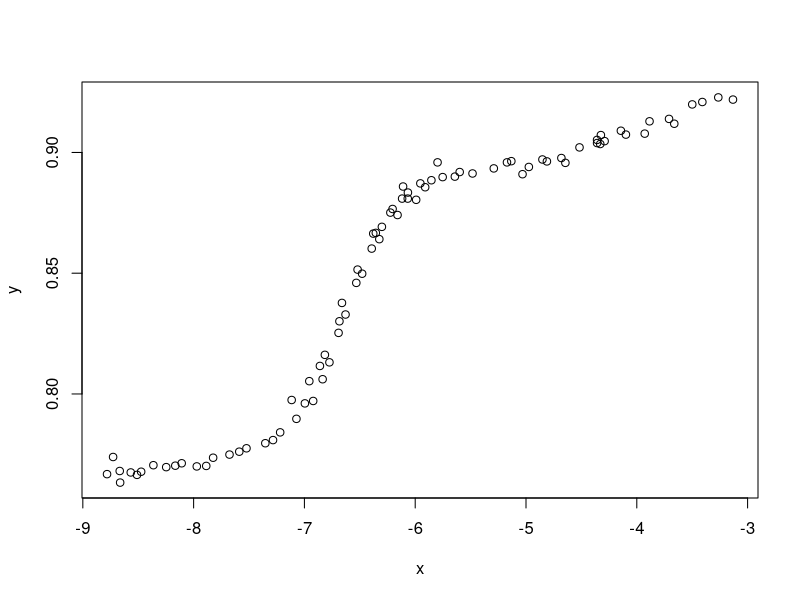
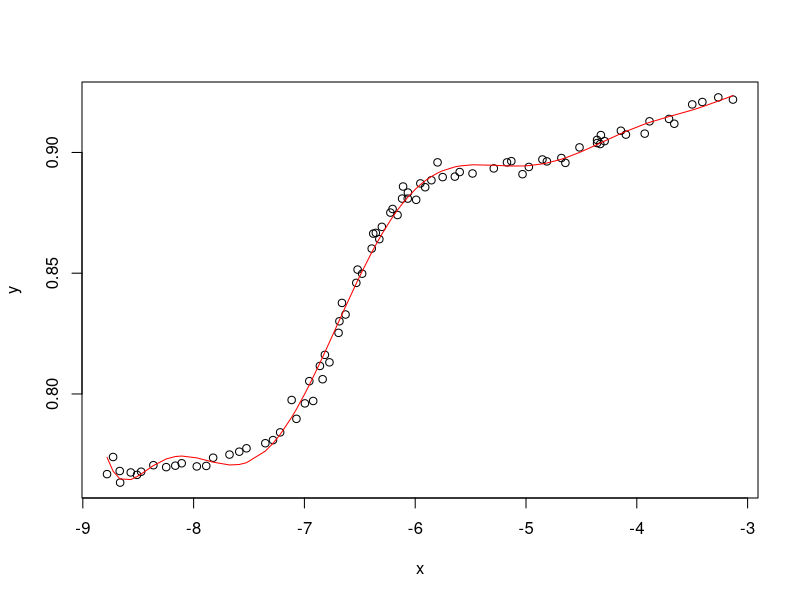
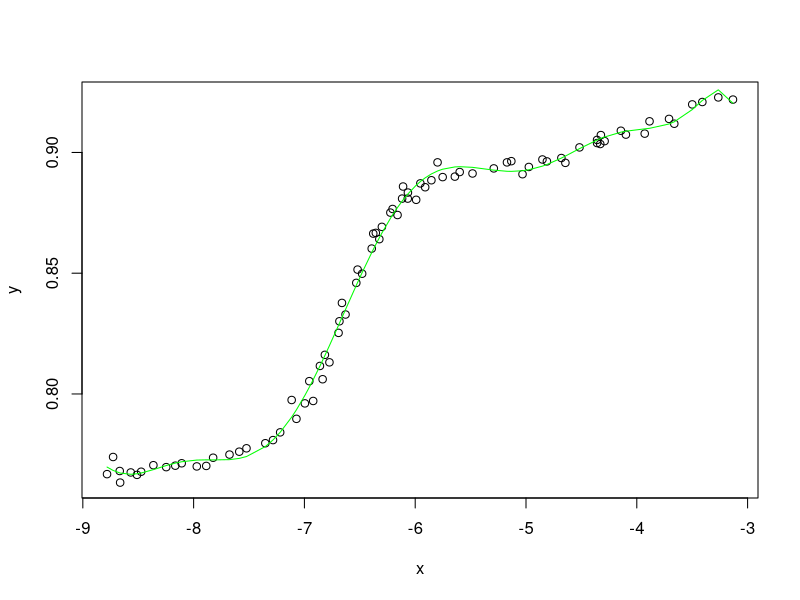

The R script that drew these images, in order:
## ---- chunk 1
knitr::opts_chunk$set(echo = TRUE)
## ---- chunk 2
data <- read.csv("./datos.txt", sep="")
attach(data)
## Función auxiliar para graficar el polinomio resultante
plotPolinomio <- function(x,y, color){
  p <- data.frame(x, y)
  p <- p[order(x), ]
  lines(p, col=color)
}
plot(x, y)
## ---- chunk 3
## Regresión con polinomios 
m1 <- lm(y ~ x + I(x^2) + I(x^3)+ I(x^4)+ I(x^5)+ I(x^6)+ I(x^7)+ I(x^8)+ I(x^9)+ I(x^10))
y_hat <- predict(object = m1, newdata = data)
plot(x,y)
plotPolinomio(x, y_hat, 'red')
summary(m1)
## ---- chunk 4
## Regresión con polinomios ortogonales
m2 <- lm(y ~ poly(x,10))
y_hat2 <- predict(object = m2, newdata = data)
plot(x,y)
plotPolinomio(x, y_hat2, 'green')
summary(m2)

